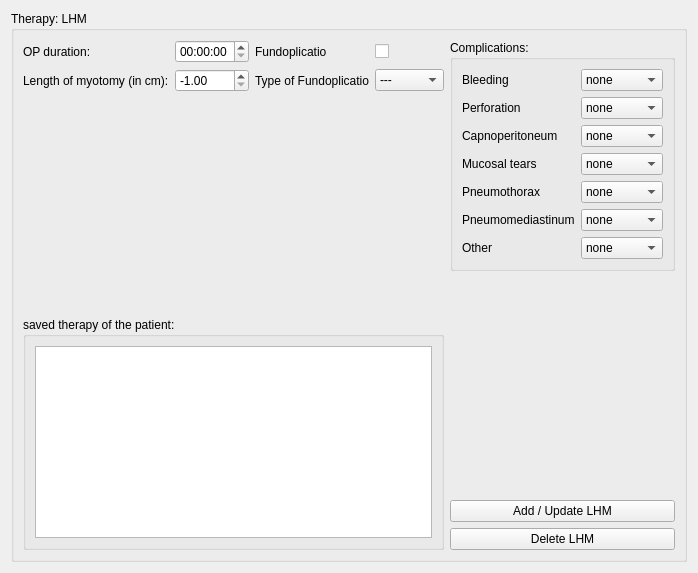
          <widget class="QWidget" name="lhm">
           <layout class="QGridLayout" name="gridLayout_35">
            <item row="0" column="0" colspan="2">
             <widget class="QGroupBox" name="groupBox_23">
              <property name="title">
               <string>Therapy: LHM</string>
              </property>
              <layout class="QGridLayout" name="gridLayout_52">
               <item row="1" column="2">
                <spacer name="verticalSpacer_3">
                 <property name="orientation">
                  <enum>Qt::Vertical</enum>
                 </property>
                 <property name="sizeHint" stdset="0">
                  <size>
                   <width>20</width>
                   <height>40</height>
                  </size>
                 </property>
                </spacer>
               </item>
               <item row="2" column="0" colspan="2">
                <widget class="QGroupBox" name="groupBox_18">
                 <property name="title">
                  <string>saved therapy of the patient:</string>
                 </property>
                 <layout class="QGridLayout" name="gridLayout_49">
                  <item row="0" column="0">
                   <widget class="QTextEdit" name="lhm_text">
                    <property name="readOnly">
                     <bool>true</bool>
                    </property>
                   </widget>
                  </item>
                 </layout>
                </widget>
               </item>
               <item row="2" column="2">
                <layout class="QVBoxLayout" name="verticalLayout">
                 <item>
                  <spacer name="verticalSpacer_4">
                   <property name="orientation">
                    <enum>Qt::Vertical</enum>
                   </property>
                   <property name="sizeHint" stdset="0">
                    <size>
                     <width>20</width>
                     <height>40</height>
                    </size>
                   </property>
                  </spacer>
                 </item>
                 <item>
                  <widget class="QPushButton" name="add_lhm_button">
                   <property name="text">
                    <string>Add / Update LHM</string>
                   </property>
                  </widget>
                 </item>
                 <item>
                  <widget class="QPushButton" name="delete_lhm_button">
                   <property name="text">
                    <string>Delete LHM</string>
                   </property>
                  </widget>
                 </item>
                </layout>
               </item>
               <item row="0" column="2">
                <widget class="QGroupBox" name="lhm_complications">
                 <property name="title">
                  <string>Complications:</string>
                 </property>
                 <property name="checkable">
                  <bool>false</bool>
                 </property>
                 <property name="checked">
                  <bool>false</bool>
                 </property>
                 <layout class="QGridLayout" name="gridLayout_82">
                  <item row="0" column="1">
                   <widget class="QComboBox" name="bleeding_lhm">
                    <property name="enabled">
                     <bool>true</bool>
                    </property>
                    <item>
                     <property name="text">
                      <string>none</string>
                     </property>
                    </item>
                    <item>
                     <property name="text">
                      <string>mild</string>
                     </property>
                    </item>
                    <item>
                     <property name="text">
                      <string>moderate</string>
                     </property>
                    </item>
                    <item>
                     <property name="text">
                      <string>servere</string>
                     </property>
                    </item>
                   </widget>
                  </item>
                  <item row="1" column="1">
                   <widget class="QComboBox" name="perforation_lhm">
                    <property name="enabled">
                     <bool>true</bool>
                    </property>
                    <item>
                     <property name="text">
                      <string>none</string>
                     </property>
                    </item>
                    <item>
                     <property name="text">
                      <string>mild</string>
                     </property>
                    </item>
                    <item>
                     <property name="text">
                      <string>moderate</string>
                     </property>
                    </item>
                    <item>
                     <property name="text">
                      <string>severe</string>
                     </property>
                    </item>
                   </widget>
                  </item>
                  <item row="4" column="0">
                   <widget class="QLabel" name="label_141">
                    <property name="enabled">
                     <bool>true</bool>
                    </property>
                    <property name="text">
                     <string>Pneumothorax</string>
                    </property>
                   </widget>
                  </item>
                  <item row="3" column="1">
                   <widget class="QComboBox" name="mucusal_tears_lhm">
                    <property name="enabled">
                     <bool>true</bool>
                    </property>
                    <item>
                     <property name="text">
                      <string>none</string>
                     </property>
                    </item>
                    <item>
                     <property name="text">
                      <string>mild</string>
                     </property>
                    </item>
                    <item>
                     <property name="text">
                      <string>moderate</string>
                     </property>
                    </item>
                    <item>
                     <property name="text">
                      <string>severe</string>
                     </property>
                    </item>
                   </widget>
                  </item>
                  <item row="2" column="1">
                   <widget class="QComboBox" name="capnoperitoneum_lhm">
                    <property name="enabled">
                     <bool>true</bool>
                    </property>
                    <item>
                     <property name="text">
                      <string>none</string>
                     </property>
                    </item>
                    <item>
                     <property name="text">
                      <string>mild</string>
                     </property>
                    </item>
                    <item>
                     <property name="text">
                      <string>moderate</string>
                     </property>
                    </item>
                    <item>
                     <property name="text">
                      <string>severe</string>
                     </property>
                    </item>
                   </widget>
                  </item>
                  <item row="0" column="0">
                   <widget class="QLabel" name="label_142">
                    <property name="enabled">
                     <bool>true</bool>
                    </property>
                    <property name="text">
                     <string>Bleeding</string>
                    </property>
                   </widget>
                  </item>
                  <item row="2" column="0">
                   <widget class="QLabel" name="label_143">
                    <property name="enabled">
                     <bool>true</bool>
                    </property>
                    <property name="text">
                     <string>Capnoperitoneum</string>
                    </property>
                   </widget>
                  </item>
                  <item row="6" column="0">
                   <widget class="QLabel" name="label_144">
                    <property name="enabled">
                     <bool>true</bool>
                    </property>
                    <property name="text">
                     <string>Other</string>
                    </property>
                   </widget>
                  </item>
                  <item row="1" column="0">
                   <widget class="QLabel" name="label_145">
                    <property name="enabled">
                     <bool>true</bool>
                    </property>
                    <property name="text">
                     <string>Perforation</string>
                    </property>
                   </widget>
                  </item>
                  <item row="3" column="0">
                   <widget class="QLabel" name="label_146">
                    <property name="enabled">
                     <bool>true</bool>
                    </property>
                    <property name="text">
                     <string>Mucosal tears</string>
                    </property>
                   </widget>
                  </item>
                  <item row="5" column="0">
                   <widget class="QLabel" name="label_147">
                    <property name="enabled">
                     <bool>true</bool>
                    </property>
                    <property name="text">
                     <string>Pneumomediastinum</string>
                    </property>
                   </widget>
                  </item>
                  <item row="4" column="1">
                   <widget class="QComboBox" name="pneumothorax_lhm">
                    <property name="enabled">
                     <bool>true</bool>
                    </property>
                    <item>
                     <property name="text">
                      <string>none</string>
                     </property>
                    </item>
                    <item>
                     <property name="text">
                      <string>mild</string>
                     </property>
                    </item>
                    <item>
                     <property name="text">
                      <string>moderate</string>
                     </property>
                    </item>
                    <item>
                     <property name="text">
                      <string>severe</string>
                     </property>
                    </item>
                   </widget>
                  </item>
                  <item row="5" column="1">
                   <widget class="QComboBox" name="pneumomediastinum_lhm">
                    <property name="enabled">
                     <bool>true</bool>
                    </property>
                    <item>
                     <property name="text">
                      <string>none</string>
                     </property>
                    </item>
                    <item>
                     <property name="text">
                      <string>mild</string>
                     </property>
                    </item>
                    <item>
                     <property name="text">
                      <string>moderate</string>
                     </property>
                    </item>
                    <item>
                     <property name="text">
                      <string>severe</string>
                     </property>
                    </item>
                   </widget>
                  </item>
                  <item row="6" column="1">
                   <widget class="QComboBox" name="other_lhm">
                    <property name="enabled">
                     <bool>true</bool>
                    </property>
                    <item>
                     <property name="text">
                      <string>none</string>
                     </property>
                    </item>
                    <item>
                     <property name="text">
                      <string>mild</string>
                     </property>
                    </item>
                    <item>
                     <property name="text">
                      <string>moderate</string>
                     </property>
                    </item>
                    <item>
                     <property name="text">
                      <string>severe</string>
                     </property>
                    </item>
                   </widget>
                  </item>
                 </layout>
                </widget>
               </item>
               <item row="0" column="0" colspan="2">
                <layout class="QGridLayout" name="gridLayout_50">
                 <item row="0" column="1">
                  <widget class="QTimeEdit" name="lhm_time">
                   <property name="maximumTime">
                    <time>
                     <hour>5</hour>
                     <minute>0</minute>
                     <second>0</second>
                    </time>
                   </property>
                   <property name="currentSection">
                    <enum>QDateTimeEdit::HourSection</enum>
                   </property>
                  </widget>
                 </item>
                 <item row="0" column="0">
                  <widget class="QLabel" name="label_23">
                   <property name="text">
                    <string>OP duration:</string>
                   </property>
                  </widget>
                 </item>
                 <item row="2" column="1">
                  <widget class="QDoubleSpinBox" name="lhm_length_spin">
                   <property name="locale">
                    <locale language="English" country="UnitedKingdom"/>
                   </property>
                   <property name="minimum">
                    <double>-1.000000000000000</double>
                   </property>
                   <property name="maximum">
                    <double>10.000000000000000</double>
                   </property>
                   <property name="singleStep">
                    <double>0.010000000000000</double>
                   </property>
                   <property name="value">
                    <double>-1.000000000000000</double>
                   </property>
                  </widget>
                 </item>
                 <item row="2" column="0">
                  <widget class="QLabel" name="label_24">
                   <property name="text">
                    <string>Length of myotomy (in cm):</string>
                   </property>
                  </widget>
                 </item>
                 <item row="0" column="2">
                  <widget class="QLabel" name="label_25">
                   <property name="text">
                    <string>Fundoplicatio</string>
                   </property>
                  </widget>
                 </item>
                 <item row="0" column="3">
                  <widget class="QCheckBox" name="lhm_fundo_bool">
                   <property name="text">
                    <string/>
                   </property>
                  </widget>
                 </item>
                 <item row="2" column="2">
                  <widget class="QLabel" name="label_46">
                   <property name="text">
                    <string>Type of Fundoplicatio</string>
                   </property>
                  </widget>
                 </item>
                 <item row="2" column="3">
                  <widget class="QComboBox" name="lhm_fundo_type_dropdown">
                   <item>
                    <property name="text">
                     <string>---</string>
                    </property>
                   </item>
                   <item>
                    <property name="text">
                     <string>Nissen</string>
                    </property>
                   </item>
                   <item>
                    <property name="text">
                     <string>Toupet</string>
                    </property>
                   </item>
                   <item>
                    <property name="text">
                     <string>Dor</string>
                    </property>
                   </item>
                  </widget>
                 </item>
                 <item row="3" column="2">
                  <spacer name="verticalSpacer_17">
                   <property name="orientation">
                    <enum>Qt::Vertical</enum>
                   </property>
                   <property name="sizeHint" stdset="0">
                    <size>
                     <width>20</width>
                     <height>40</height>
                    </size>
                   </property>
                  </spacer>
                 </item>
                </layout>
               </item>
              </layout>
             </widget>
            </item>
           </layout>
          </widget>
